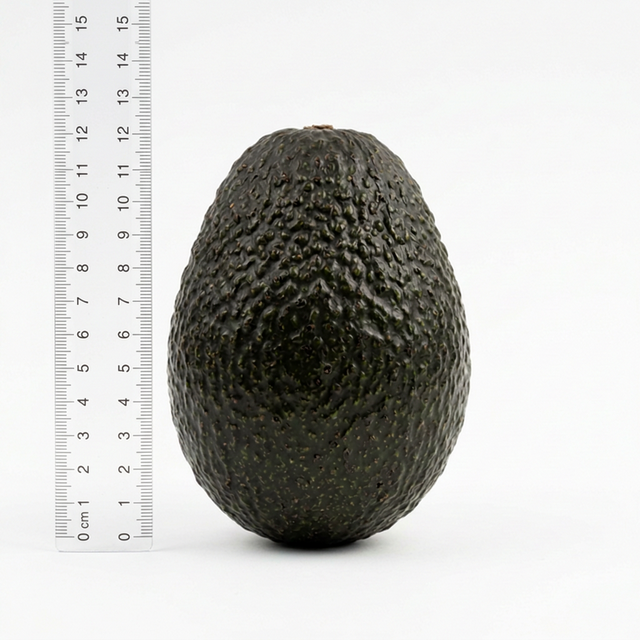
#> input picture week3_volume_surface/biomaterial-handling/ko/week3/images/avocado_front_view.png, 640 x 640 px
$ python step3_3d_visualization.py
#> lines starting #> are read from the running program, lines starting #| are printed output that depends on the picture; after the words box and inside, x2 and y2 are one past the last pixel; in counts of white or black regions, pixels touching at a corner belong together
### week3_volume_surface/biomaterial-handling/ko/week3/avocado_profile.py
"""
avocado_profile.py — 아보카도 레퍼런스 이미지에서 프로파일 데이터 자동 추출
=============================================================================
OpenCV를 사용하여 avocado_front_view.png에서 윤곽선을 검출하고,
길이 방향 반지름 프로파일을 추출합니다.

의존성: pip install opencv-python numpy scipy
"""
import cv2
import numpy as np
import os


# 교재 예제 3-3 기준 아보카도 전체 길이 [cm]
AVOCADO_LENGTH_CM = 10.85


def _imread_unicode(filepath):
    """
    한글 등 유니코드 경로에서도 이미지를 로드할 수 있는 함수.
    cv2.imread()는 Windows에서 비-ASCII 경로를 지원하지 않으므로,
    numpy + cv2.imdecode 조합으로 우회합니다.
    """
    try:
        with open(filepath, 'rb') as f:
            buf = np.frombuffer(f.read(), dtype=np.uint8)
        img = cv2.imdecode(buf, cv2.IMREAD_COLOR)
#> img is the input picture: shape (640, 640, 3); mean B, G, R 194.9, 197.7, 197.9
        return img
    except Exception:
        return None


def extract_profile(image_path=None, n_dense=200):
    """
    아보카도 이미지를 로드하고 윤곽선 기반 프로파일 데이터를 추출합니다.

    Parameters
    ----------
    image_path : str, optional
        이미지 파일 경로. None이면 images/avocado_front_view.png 자동 탐색
    n_dense : int
        조밀 프로파일 샘플 수 (기본 200)

    Returns
    -------
    dict
        x_points, r_points   : 스플라인 보간용 포인트 (~15개, 양 끝 보강)
        x_textbook, r_textbook : 교재 위치 기준 측정 포인트 (6개)
        x_dense, r_dense     : 조밀 프로파일 (n_dense개)
        image                 : 원본 이미지 (BGR)
        contour               : 검출된 아보카도 윤곽선
        scale                 : 픽셀→cm 변환 계수
        from_image            : 이미지 처리 성공 여부
    """
    # --- 이미지 경로 결정 ---
    if image_path is None:
        script_dir = os.path.dirname(os.path.abspath(__file__))
        image_path = os.path.join(script_dir, 'images', 'avocado_front_view.png')

    image = _imread_unicode(image_path)
    if image is None:
        print(f"[경고] 이미지를 찾을 수 없습니다: {image_path}")
        print("[대체] 교재 예제 3-3 데이터를 사용합니다.")
        return _fallback_data()

    print(f"[INFO] 이미지 로드 완료: {image_path}")
    print(f"       크기: {image.shape[1]} x {image.shape[0]} px")
#|        크기: 640 x 640 px

    try:
        result = _process_image(image, n_dense)
        print(f"[INFO] 프로파일 추출 성공 -- 길이: {result['x_points'][-1]:.2f} cm, "
              f"최대 반지름: {result['r_points'].max():.3f} cm")
        return result
    except Exception as e:
        print(f"[경고] 이미지 처리 실패 ({e})")
        print("[대체] 교재 예제 3-3 데이터를 사용합니다.")
        return _fallback_data()


def _process_image(image, n_dense):
    """OpenCV 기반 이미지 처리 파이프라인."""
#> called with n_dense = 200
    h_img, w_img = image.shape[:2]
#> h_img = 640; w_img = 640

    # 1) 그레이스케일 변환 + 가우시안 블러
    gray = cv2.cvtColor(image, cv2.COLOR_BGR2GRAY)
    blurred = cv2.GaussianBlur(gray, (7, 7), 0)

    # 2) Otsu 이진화 (밝은 배경 → 반전)
    _, binary = cv2.threshold(blurred, 0, 255,
                              cv2.THRESH_BINARY_INV + cv2.THRESH_OTSU)
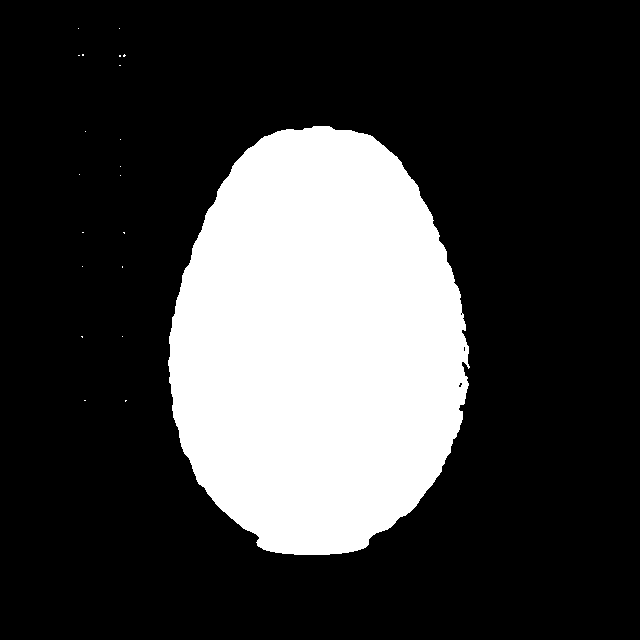
#> binary: shape (640, 640); 24.4% white; 21 white regions (20 under 20 px), largest, box (x1, y1, x2, y2) and area: (168, 126, 470, 555) 100027

    # 3) 모폴로지 연산: 노이즈 제거 및 객체 연결
    kernel = cv2.getStructuringElement(cv2.MORPH_ELLIPSE, (9, 9))
    binary = cv2.morphologyEx(binary, cv2.MORPH_CLOSE, kernel, iterations=3)
#> binary: shape (640, 640); 24.5% white; 19 white regions (17 under 20 px), largest, box (x1, y1, x2, y2) and area: (168, 126, 470, 555) 100239, (119, 54, 126, 66) 36
    binary = cv2.morphologyEx(binary, cv2.MORPH_OPEN, kernel, iterations=2)
#> binary: shape (640, 640); 24.5% white; 1 white region

    # 4) 윤곽선 검출
    contours, _ = cv2.findContours(binary, cv2.RETR_EXTERNAL,
                                   cv2.CHAIN_APPROX_NONE)
#> contours = 1 contour; box (x1, y1, x2, y2) and area: (168, 126, 469, 555) 99677

    # 면적 기준 필터링 (전체 이미지의 1% 이상인 윤곽선만)
    min_area = h_img * w_img * 0.01
#> min_area = 4096
    valid = [c for c in contours if cv2.contourArea(c) > min_area]
#> valid has the same summary as contours
    if not valid:
        raise ValueError("유효한 윤곽선을 찾을 수 없음")

    # 가장 큰 윤곽선 = 아보카도
    avocado = max(valid, key=cv2.contourArea)
#> avocado = contour of 1070 points, box (x1, y1, x2, y2) (168, 126, 469, 555), area 99677
    bx, by, bw, bh = cv2.boundingRect(avocado)
#> bx = 168; by = 126; bw = 301; bh = 429
    pts = avocado.reshape(-1, 2)
#> pts = 1070 pairs, first value 168 to 468, second value 126 to 554

    # 5) 방향 판별 및 스케일 계산
    if bh >= bw:
        # 세로 방향 (길이축 = Y)
        length_px = bh
#> length_px = 429
        scale = AVOCADO_LENGTH_CM / length_px
#> scale = 0.0253
        positions = np.linspace(by, by + bh, n_dense)
#> positions = 200 values from 126 to 555
        radii_px = _extract_widths(pts, positions, axis='y',
                                   tol=max(3, bh * 0.015))
#> after the loop in _extract_widths, `for pos in positions:`: radii = 200 values, max 150 at index 106, min 41 at index 0, mean 119.3
#> radii_px has the same summary as radii in _extract_widths
        x_cm = (positions - by) * scale
#> x_cm = 200 values from 0 to 10.85
    else:
        # 가로 방향 (길이축 = X)
        length_px = bw
        scale = AVOCADO_LENGTH_CM / length_px
        positions = np.linspace(bx, bx + bw, n_dense)
        radii_px = _extract_widths(pts, positions, axis='x',
                                   tol=max(3, bw * 0.015))
        x_cm = (positions - bx) * scale

    r_cm = np.array(radii_px) * scale
#> r_cm = 200 values, max 3.79 at index 106, min 1.04 at index 0, mean 3.02

    # 6) 스무딩 + 보정
    from scipy.ndimage import uniform_filter1d
    r_cm = uniform_filter1d(r_cm, size=9)
#> r_cm = 200 values, max 3.79 at index 109, min 1.29 at index 0, mean 3.02
    r_cm = np.maximum(r_cm, 0)
    r_cm[0] = 0
    r_cm[-1] = 0

    # 7) 교재 측정 위치에 대응하는 6개 핵심 포인트 샘플링
    textbook_ratios = np.array([0, 1.0, 5.0, 6.5, 8.0, 10.85]) / AVOCADO_LENGTH_CM
    textbook_x = textbook_ratios * x_cm[-1]
#> textbook_x = [0, 1, 5, 6.5, 8, 10.85]
    textbook_r = np.interp(textbook_x, x_cm, r_cm)
#> textbook_r = [0, 2.23, 3.72, 3.76, 3.49, 0]
    textbook_r[0] = 0
    textbook_r[-1] = 0

    # 8) 스플라인 보간용 포인트: 균등 간격 + 양 끝 보강
    #    6개만 사용하면 간격이 넓어 스플라인 오버슈트 발생하므로
    #    충분한 포인트를 제공합니다.
    n_spline = 15
    spline_x = np.linspace(0, x_cm[-1], n_spline)
    # 양 끝 근처에 추가 포인트 삽입 (테이퍼링 보강)
    extra_near_start = np.array([x_cm[-1] * 0.02, x_cm[-1] * 0.05])
#> extra_near_start = [0.217, 0.542]
    extra_near_end = np.array([x_cm[-1] * 0.95, x_cm[-1] * 0.98])
#> extra_near_end = [10.31, 10.63]
    spline_x = np.unique(np.sort(np.concatenate([spline_x, extra_near_start, extra_near_end])))
#> spline_x = 19 values from 0 to 10.85
    spline_r = np.interp(spline_x, x_cm, r_cm)
#> spline_r = 19 values, max 3.78 at index 10, min 0 at index 0, mean 2.5
    spline_r[0] = 0
    spline_r[-1] = 0

    return {
        'x_points': spline_x,
        'r_points': spline_r,
        'x_textbook': textbook_x,
        'r_textbook': textbook_r,
        'x_dense': x_cm,
        'r_dense': r_cm,
        'image': image,
        'contour': avocado,
        'binary': binary,
        'scale': scale,
        'bbox': (bx, by, bw, bh),
        'from_image': True,
    }


def _extract_widths(pts, positions, axis, tol):
    """윤곽선 점들로부터 각 위치에서의 폭(직경의 절반)을 추출."""
    radii = []
    for pos in positions:
        if axis == 'y':
            mask = np.abs(pts[:, 1] - pos) < tol
            nearby = pts[mask]
            if len(nearby) >= 2:
                radii.append((nearby[:, 0].max() - nearby[:, 0].min()) / 2.0)
            else:
                radii.append(0)
        else:  # axis == 'x'
            mask = np.abs(pts[:, 0] - pos) < tol
            nearby = pts[mask]
            if len(nearby) >= 2:
                radii.append((nearby[:, 1].max() - nearby[:, 1].min()) / 2.0)
            else:
                radii.append(0)
    return radii


# [18 lines left out: function _fallback_data, not called in this run]


# === 직접 실행 시 테스트 ===
# [8 lines that do not run on import are left out]

### week3_volume_surface/biomaterial-handling/ko/week3/step3_3d_visualization.py
"""
step3_3d_visualization.py — 이미지 기반 3D 회전체 재구성 및 시각화
================================================================
아보카도 이미지에서 추출한 프로파일을 3D 회전체로 재구성하고,
체적·표면적 결과를 함께 표시합니다.

실행: python step3_3d_visualization.py
의존성: pip install numpy scipy matplotlib opencv-python
"""
import numpy as np
from scipy.interpolate import CubicSpline
from scipy.integrate import simpson
import matplotlib.pyplot as plt
import matplotlib
import cv2
from mpl_toolkits.mplot3d import Axes3D

# --- 한글 폰트 설정 (Windows: Malgun Gothic) ---
matplotlib.rcParams['font.family'] = 'Malgun Gothic'
matplotlib.rcParams['axes.unicode_minus'] = False

# ============================================================
# Step 3-A: 아보카도 이미지에서 프로파일 데이터 로드
# ============================================================
from avocado_profile import extract_profile

data = extract_profile()
#> in extract_profile, `result = _process_image(image, n_dense)`: result = 12 items
#| [INFO] 프로파일 추출 성공 -- 길이: 10.85 cm, 최대 반지름: 3.783 cm
#> data = 12 items
x_points = data['x_points']      # 스플라인 보간용 (~15개 이상)
#> x_points = 19 values from 0 to 10.85
r_points = data['r_points']
#> r_points has the same summary as spline_r in _process_image
x_textbook = data['x_textbook']   # 교재 기준 6개 포인트 (표시용)
#> x_textbook = [0, 1, 5, 6.5, 8, 10.85]
r_textbook = data['r_textbook']
#> r_textbook = [0, 2.23, 3.72, 3.76, 3.49, 0]

source = '이미지 기반' if data['from_image'] else '교재 데이터'
#> source = '이미지 기반'

cs = CubicSpline(x_points, r_points, bc_type='natural')
L = x_points[-1]
#> L = 10.85

x_new = np.linspace(0, L, 100)
#> x_new = 100 values from 0 to 10.85
r_new = cs(x_new)
#> r_new = 100 values, max 3.79 at index 54, min -1.11e-16 at index 99, mean 2.98
r_new = np.maximum(r_new, 0)
#> r_new = 100 values, max 3.79 at index 54, min 0 at index 0, mean 2.98

# ============================================================
# Step 3-B: 체적 및 표면적 계산
# ============================================================
areas = np.pi * (r_new ** 2)
#> areas = 100 values, max 45.09 at index 54, min 0 at index 0, mean 30.05
volume = simpson(areas, x=x_new)
#> volume = 329.4

# 표면적: S = 2π ∫ r(x) × √(1 + (dr/dx)²) dx
dr_dx = cs(x_new, 1)  # 1차 도함수
#> dr_dx = 100 values, max 7.96 at index 0, min -7.77 at index 99, mean 0.000975
surface_integrand = 2 * np.pi * r_new * np.sqrt(1 + dr_dx ** 2)
#> surface_integrand = 100 values, max 41.16 at index 2, min 0 at index 0, mean 21.71
surface_area = simpson(surface_integrand, x=x_new)
#> surface_area = 238.9

print("=" * 50)
print(f"아보카도 3D 형상 재구성 결과 [{source}]")
#| 아보카도 3D 형상 재구성 결과 [이미지 기반]
print("=" * 50)
print(f"  추정 체적    : {volume:.2f} cm³")
#|   추정 체적    : 329.38 cm³
print(f"  추정 표면적  : {surface_area:.2f} cm²")
#|   추정 표면적  : 238.90 cm²
print(f"  비표면적     : {surface_area / volume:.4f} cm⁻¹")
#|   비표면적     : 0.7253 cm⁻¹
print("=" * 50)

# ============================================================
# Step 3-C: 3D 회전체 메시(Mesh) 생성
# ============================================================
theta = np.linspace(0, 2 * np.pi, 50)
X, THETA = np.meshgrid(x_new, theta)
R = cs(X)
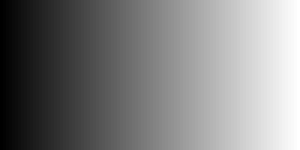
#> X: shape (50, 100) float64 (shown 3 times larger); min 0, max 10.85, mean 5.42; drawn with min black and max white
R = np.maximum(R, 0)
Y = R * np.cos(THETA)
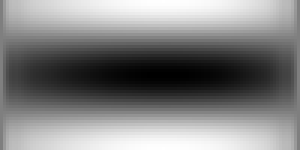
#> Y: shape (50, 100) float64 (shown 3 times larger); min -3.78, max 3.79, mean 0.0596; drawn with min black and max white
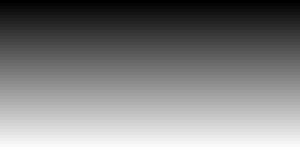
#> THETA: shape (50, 100) float64 (shown 3 times larger); min 0, max 6.28, mean 3.14; drawn with min black and max white
Z = R * np.sin(THETA)
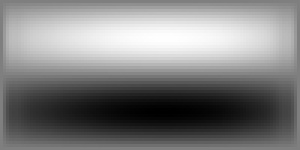
#> Z: shape (50, 100) float64 (shown 3 times larger); min -3.79, max 3.79, mean -1.82e-16; drawn with min black and max white

# ============================================================
# Step 3-D: 시각화 (원본 이미지 + 3D + 2D 프로파일)
# ============================================================
if data['from_image'] and data['image'] is not None:
    fig = plt.figure(figsize=(18, 6))

    # [좌] 원본 이미지 + 윤곽선
    ax0 = fig.add_subplot(131)
    img_rgb = cv2.cvtColor(data['image'], cv2.COLOR_BGR2RGB)
    img_show = img_rgb.copy()
    cv2.drawContours(img_show, [data['contour']], -1, (255, 0, 0), 3)
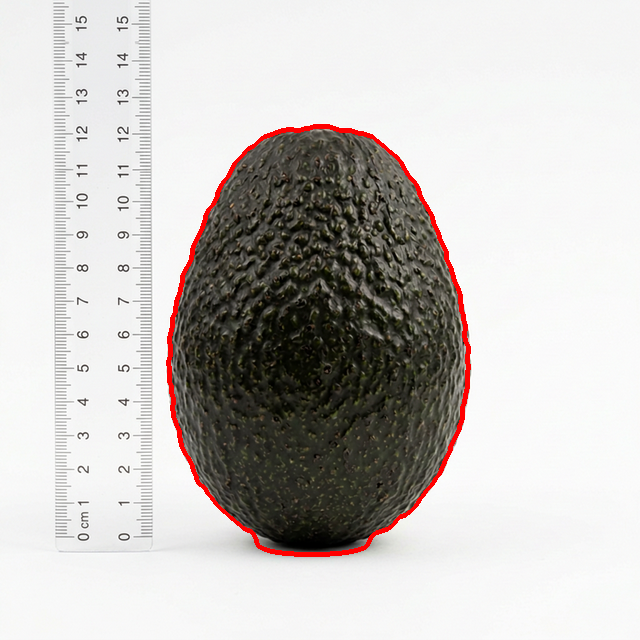
#> img_show: shape (640, 640, 3); mean R, G, B 199.4, 195.9, 193.2
    ax0.imshow(img_show)
    ax0.set_title('원본 이미지 (입력)', fontsize=12)
    ax0.axis('off')

    # [중] 3D 표면 플롯
    ax1 = fig.add_subplot(132, projection='3d')
    ax1.plot_surface(X, Y, Z, cmap='YlGn', alpha=0.8, edgecolor='none')
    ax1.set_xlabel('길이 x [cm]')
    ax1.set_ylabel('Y [cm]')
    ax1.set_zlabel('Z [cm]')
    ax1.set_title(f'3D 재구성\nV={volume:.1f} cm³', fontsize=11)
    ax1.set_box_aspect([2, 1, 1])

    # [우] 2D 단면 프로파일
    ax2 = fig.add_subplot(133)
    ax2.fill_between(x_new, r_new, -r_new, alpha=0.3, color='green',
                     label='회전체 단면')
    ax2.plot(x_new, r_new, 'g-', linewidth=2)
    ax2.plot(x_new, -r_new, 'g-', linewidth=2)
    ax2.plot(x_textbook, r_textbook, 'ro', markersize=8, label='측정 포인트')
    ax2.plot(x_textbook, -r_textbook, 'ro', markersize=8)
    for xp in x_textbook:
        ax2.axvline(x=xp, color='gray', linestyle='--', alpha=0.3)
#> this loop made 6 passes
#> xp on passes 3 to 6: 5, 6.5, 8, 10.85
    ax2.set_xlabel('길이 x [cm]')
    ax2.set_ylabel('반지름 r [cm]')
    ax2.set_title(f'2D 프로파일 (S={surface_area:.1f} cm²)', fontsize=11)
    ax2.legend()
    ax2.grid(True, alpha=0.3)
    ax2.set_aspect('equal')

    plt.suptitle('Step 3: 이미지 → 프로파일 → 3D 회전체 재구성',
                 fontsize=14, fontweight='bold')
    plt.tight_layout()
    plt.show()
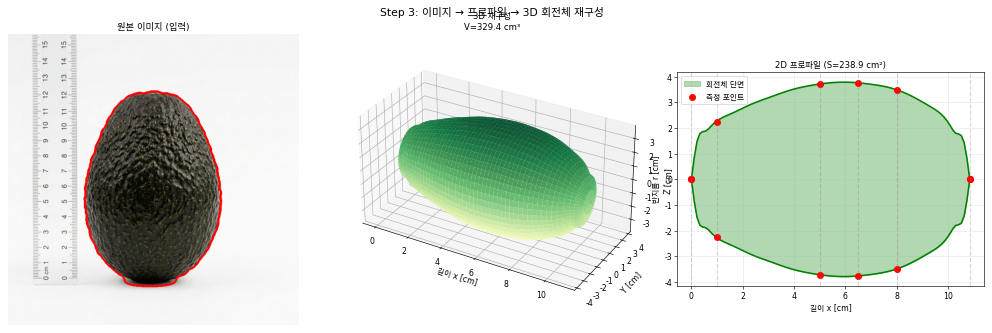
#> figure drawn by matplotlib, 3 panels; panel 3: curve peaks at x = 5.92, y = 3.79; panel 3: curve peaks at x = 0, y = 0

else:
    # --- 이미지 없이 기존 2패널 방식 ---
    fig = plt.figure(figsize=(14, 5))

    ax1 = fig.add_subplot(121, projection='3d')
    ax1.plot_surface(X, Y, Z, cmap='YlGn', alpha=0.8, edgecolor='none')
    ax1.set_xlabel('길이 x [cm]')
    ax1.set_ylabel('Y [cm]')
    ax1.set_zlabel('Z [cm]')
    ax1.set_title(f'3D 재구성 아보카도\nV = {volume:.1f} cm³, S = {surface_area:.1f} cm²')
    ax1.set_box_aspect([2, 1, 1])

    ax2 = fig.add_subplot(122)
    ax2.fill_between(x_new, r_new, -r_new, alpha=0.3, color='green',
                     label='회전체 단면')
    ax2.plot(x_new, r_new, 'g-', linewidth=2)
    ax2.plot(x_new, -r_new, 'g-', linewidth=2)
    ax2.plot(x_textbook, r_textbook, 'ro', markersize=8, label='측정 포인트')
    ax2.plot(x_textbook, -r_textbook, 'ro', markersize=8)
    for xp in x_textbook:
        ax2.axvline(x=xp, color='gray', linestyle='--', alpha=0.3)
    ax2.set_xlabel('길이 x [cm]')
    ax2.set_ylabel('반지름 r [cm]')
    ax2.set_title('2D 프로파일 단면')
    ax2.legend()
    ax2.grid(True, alpha=0.3)
    ax2.set_aspect('equal')

    plt.tight_layout()
    plt.show()
